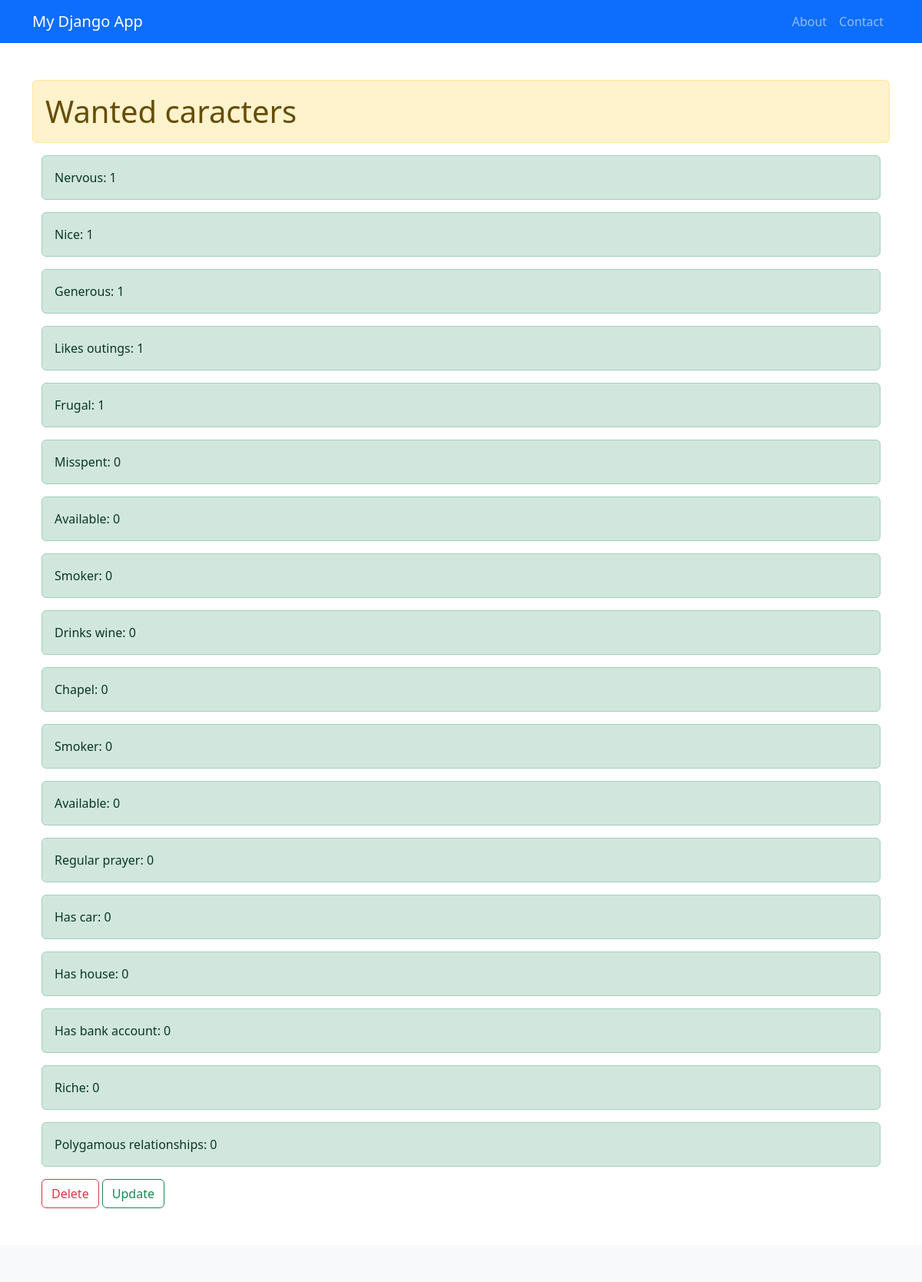
The page /get_wanted_caracters/ (signed in) on the database its author committed.
### marriage_tun/models.py (models this page shows, shortened)
class WantedCaracteres(models.Model):
    user = models.ForeignKey(UserRegister, on_delete=models.CASCADE)
    nerveux = models.IntegerField(choices=ScoreChoices.choices,default=ScoreChoices.NO)
    nice = models.IntegerField(choices=ScoreChoices.choices,default=ScoreChoices.NO)
    generous = models.IntegerField(choices=ScoreChoices.choices,default=ScoreChoices.NO)
    likes_outings = models.IntegerField(choices=ScoreChoices.choices,default=ScoreChoices.NO)
    frugal = models.IntegerField(choices=ScoreChoices.choices,default=ScoreChoices.NO) #mou9tased
    misspent =  models.IntegerField(choices=ScoreChoices.choices,default=ScoreChoices.NO) #moubadher
    available =  models.IntegerField(choices=ScoreChoices.choices,default=ScoreChoices.NO) #mouté7
    smoker =  models.IntegerField(choices=ScoreChoices.choices,default=ScoreChoices.NO)
    drinks_wine =  models.IntegerField(choices=ScoreChoices.choices,default=ScoreChoices.NO)
    chapel =  models.IntegerField(choices=ScoreChoices.choices,default=ScoreChoices.NO) #mousalli
    regular_prayer =  models.IntegerField(choices=ScoreChoices.choices,default=ScoreChoices.NO) #mou7afedh 3ala esalawét
    has_car =  models.IntegerField(choices=ScoreChoices.choices,default=ScoreChoices.NO)
    has_house =  models.IntegerField(choices=ScoreChoices.choices,default=ScoreChoices.NO)
    has_bank_account =  models.IntegerField(choices=ScoreChoices.choices,default=ScoreChoices.NO)
    riche =  models.IntegerField(choices=ScoreChoices.choices,default=ScoreChoices.NO)
    polygamous_relationships =  models.IntegerField(choices=ScoreChoices.choices,default=ScoreChoices.NO) #mouta3aded l'3ala9at
    score = models.IntegerField(default=0)  # New field to store the score

### marriage_tun/views.py (the view)
# urls.py: path('get_wanted_caracters/', views.get_wanted_caracters , name="get_wanted_caracters"),
@login_required
def get_wanted_caracters(request):
    caraceters_auth = WantedCaracteres.objects.filter(user=request.user)
    return render(request, "marriage_tun/get_wanted_caracters.html", {"caraceters_auth":caraceters_auth})

### marriage_tun/templates/marriage_tun/get_wanted_caracters.html (shortened to what this page needs)
{% extends "marriage_tun/base.html" %}
{% block content %}
<h1 class="alert alert-warning">Wanted caracters</h1>
<div class="container">
{% for caraceter in caraceters_auth  %}
 <p class="alert alert-success">Nervous: {{caraceter.nerveux}}</p>
  <p class="alert alert-success">Nice: {{caraceter.nice}}</p>
 <p class="alert alert-success">Generous: {{caraceter.generous}}</p>
 <p class="alert alert-success">Likes outings: {{caraceter.likes_outings}}</p>
 <p class="alert alert-success">Frugal: {{caraceter.frugal}}</p>
 <p class="alert alert-success">Misspent: {{caraceter.misspent}}</p>
 <p class="alert alert-success">Available: {{caraceter.available}}</p>
 <p class="alert alert-success">Smoker: {{caraceter.smoker}}</p>
 <p class="alert alert-success">Drinks wine: {{caraceter.drinks_wine}}</p>
 <p class="alert alert-success">Chapel: {{caraceter.chapel}}</p>
 <p class="alert alert-success">Smoker: {{caraceter.smoker}}</p>
 <p class="alert alert-success">Available: {{caraceter.available}}</p>
 <p class="alert alert-success">Regular prayer: {{caraceter.regular_prayer}}</p>
 <p class="alert alert-success">Has car: {{caraceter.has_car}}</p>
 <p class="alert alert-success">Has house: {{caraceter.has_house}}</p>
 <p class="alert alert-success">Has bank account: {{caraceter.has_bank_account}}</p>
 <p class="alert alert-success">Riche: {{caraceter.riche}}</p>
 <p class="alert alert-success">Polygamous relationships: {{caraceter.polygamous_relationships}}</p>
<a href="{% url 'delete_wanted_caracters'  %}" class="btn btn-outline-danger">Delete</a>
<a href="{% url 'update_wanted_caracters'  %}" class="btn btn-outline-success">Update</a>
{% endfor %}
</div>
{% endblock content %}

### rows shown on the page
WantedCaracteres: nerveux "1", nice "1", generous "1", likes_outings "1", frugal "1", misspent "0", available "0", smoker "0", drinks_wine "0", chapel "0", regular_prayer "0", has_car "0", has_house "0", has_bank_account "0", riche "0", polygamous_relationships "0"
